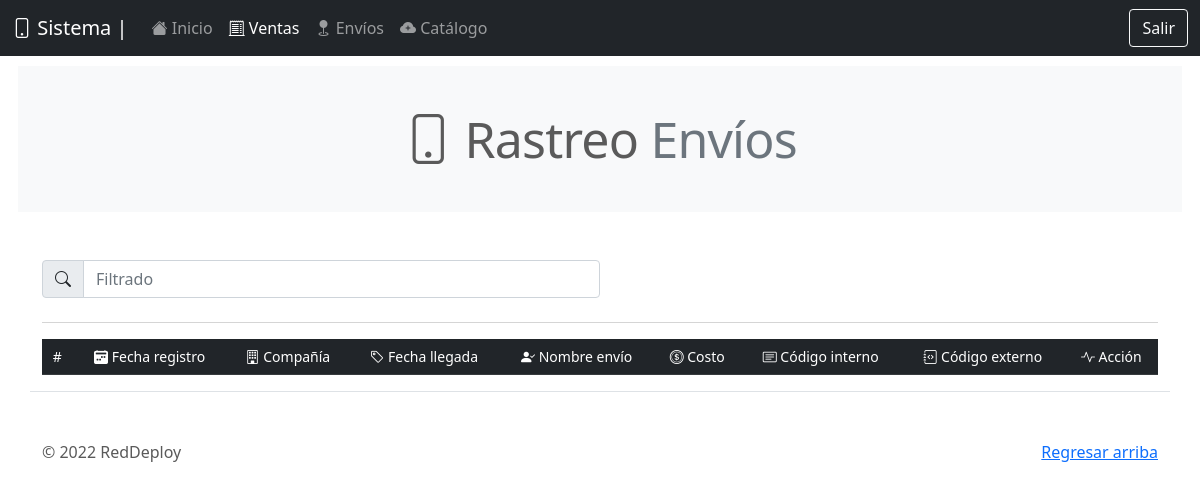
The app's page /be_/revision_envio.php?id=EST-34455-90-ZMX, older data.
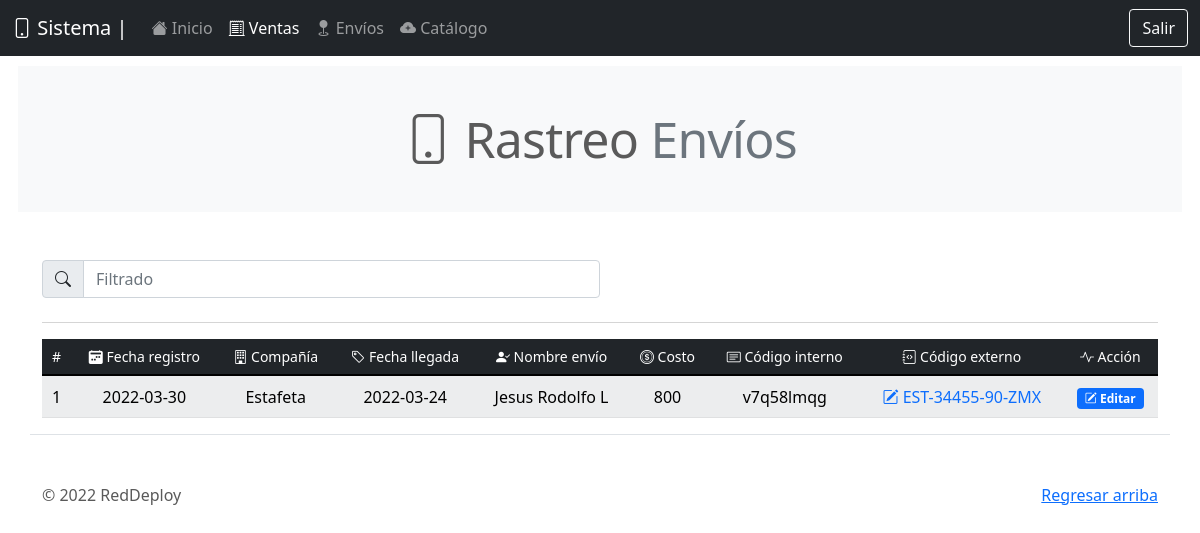
The same page, newer data.
### tables this page shows
CREATE TABLE `envios` (
  `id` int(11) NOT NULL,
  `fecha_registro` date NOT NULL,
  `compania` varchar(100) NOT NULL,
  `fecha_llegada` date NOT NULL,
  `id_envio` varchar(50) DEFAULT NULL COMMENT 'id de la persona que envio',
  `costo_envio` varchar(11) NOT NULL,
  `codigo_envio_interno` varchar(30) NOT NULL,
  `codigo_envio_externo` varchar(50) NOT NULL
);

### query/query_envios.php (called while the page is built)
<?php
include('qconn/qc.php');
    $sql = "SELECT * FROM envios WHERE codigo_envio_externo = '$id_envio' ORDER BY fecha_registro DESC";
    $resultado_sql = $conn->query($sql);
?>

### be_/revision_envio.php (the view, shortened to what the changed rows need)
<!doctype html>
<html lang="en">
  <head>
    <link rel="stylesheet" href="https://cdn.jsdelivr.net/npm/bootstrap-icons@1.7.2/font/bootstrap-icons.css">
    <link href="../assets/dist/css/bootstrap.min.css" rel="stylesheet">
    <?php
        $id_envio = $_REQUEST['id'];
    ?>
    <link href="../carousel.css" rel="stylesheet">
  </head>
  <body>
<main>
  <h2 class="mb-5 bg-light p-5 text-center featurette-heading" style="margin:18px;"><i class="bi bi-phone"></i> Rastreo <span class="text-muted">Envíos</span></h2>
<? include('../query/query_envios.php'); ?>
  <div class="container marketing mt-5 border-bottom">
    <table class="table  table-light table-striped mb-3 table-hover align-middle">
      <thead class="text-center table-dark align-middle">
        <tr  class="text-center">
          <th scope="col" class="h6"><small>#</small></th>
          <th scope="col" class="h6"><small><i class="bi bi-calendar2-week-fill"></i> Fecha registro</small></th>
          <th scope="col" class="h6"><small><i class="bi bi-building"></i> Compañía</small></th>
          <th scope="col" class="h6"><small><i class="bi bi-tag"></i> Fecha llegada</small></th>
          <th scope="col" class="h6"><small><i class="bi bi-person-check-fill"></i> Nombre envío</small></th>
          <th scope="col" class="h6"><small><i class="bi bi-coin"></i> Costo</small></th>
          <th scope="col" class="h6"><small><i class="bi bi-card-text"></i> Código interno</small></th>
          <th scope="col" class="h6"><small><i class="bi bi-journal-code"></i> Código externo</small></th>
          <th scope="col" class="h6"><small><i class="bi bi-activity"></i> Acción</small></th>
        </tr>
      </thead>
      <tbody id="myTable">
        <?php
        $x = 0;
          while($row_sql = $resultado_sql->fetch_assoc()){
            $x++;
            echo'<tr>';
            echo'<td class="text-center">'.$x.'</td>';
            echo'<td class="text-center">'.$row_sql['fecha_registro'].'</td>';
            echo'<td class="text-center">'.$row_sql['compania'].'</td>';
            echo'<td class="text-center">'.$row_sql['fecha_llegada'].'</td>';
            echo'<td class="text-center">'.$row_sql['id_envio'].'</td>';
            echo'<td class="text-center">'.$row_sql['costo_envio'].'</td>';
            echo'<td class="text-center">'.$row_sql['codigo_envio_interno'].'</td>';
            echo'<td class="text-center"><a href="#" data-bs-toggle="modal" data-bs-target="#editCode" style="text-decoration: none;"><i class="bi bi-pencil-square"></i> '.$row_sql['codigo_envio_externo'].'</a></td>';
            echo'<td class="text-center"><a href="#" data-bs-toggle="modal" data-bs-target="#exampleModal"><span class="badge bg-primary"><i class="bi bi-pencil-square"></i> Editar</span></a></td>';
            echo'</tr>';
            echo '
                  <input value="'.$row_sql['id'].'" name="id" hidden>
                      <input type="text" class="form-control" placeholder="Compañía" aria-label="Username" aria-describedby="basic-addon1" value="'.$row_sql['compania'].'" name="compania">
                      <input type="date" class="form-control" placeholder="Username" aria-label="Username" aria-describedby="basic-addon1" value="'.$row_sql['fecha_llegada'].'" name="fecha_entrega">
                      <input type="text" class="form-control" placeholder="Username" aria-label="Username" aria-describedby="basic-addon1" value="'.$row_sql['id_envio'].'" name="persona_envia">
                      <input type="text" class="form-control" placeholder="Username" aria-label="Username" aria-describedby="basic-addon1" value="'.$row_sql['costo_envio'].'" name="costo">
                      <input type="text" class="form-control" placeholder="Username" aria-label="Username" aria-describedby="basic-addon1" value="'.$row_sql['codigo_envio_interno'].'" name="codigo_interno">
                      <input type="text" class="form-control" placeholder="Username" aria-label="Username" aria-describedby="basic-addon1" value="'.$row_sql['codigo_envio_externo'].'" name="codigo_externo" READONLY>
            </div>';
          }
        ?>
      </tbody>
    </table>
  </div>
</main>
  </body>
</html>

Row changes from the older to the newer data that the page shows:
added envios: fecha_registro "2022-03-30", compania "Estafeta", fecha_llegada "2022-03-24", id_envio "Jesus Rodolfo L", costo_envio "800", codigo_envio_interno "v7q58lmqg", codigo_envio_externo "EST-34455-90-ZMX"
